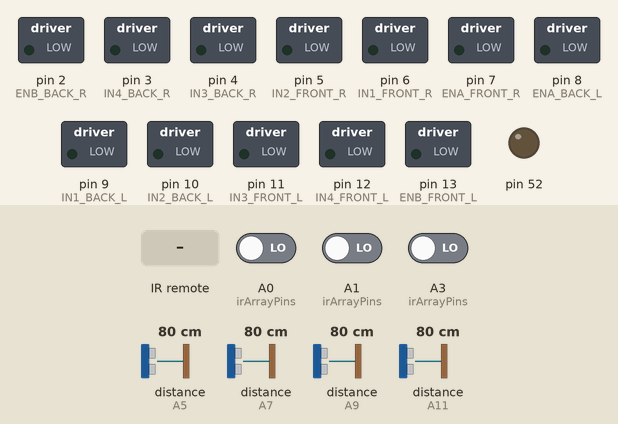
This sketch was run on a simulated Arduino Mega 2560, built with avr-gcc and run on an emulated ATmega2560. On the bench: switched loads named in the sketch (green lamp = pin HIGH), output pins drawn as LEDs (lit = HIGH). Dashed ring = blinking. Inputs (shaded band) come from the test bench; at power-on: distance to the obstacle (sensors on A5, A7, A9, A11) 80 cm, A0 (irArrayPins) LOW, A3 (irArrayPins) LOW, A1 (irArrayPins) LOW. The echo pulse lasts 58.3 µs per cm; pins used as bus, display or sensor lines are not drawn.

Above: at 0.8 s.
0.9 s: infrared code 0xBC43FF00 received
At 1.29 s:
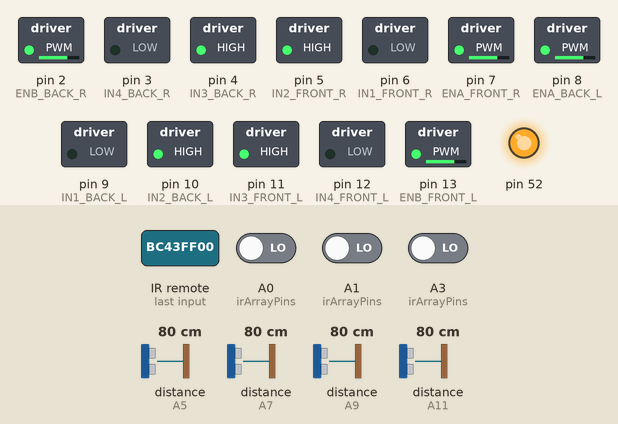
3.9 s: distance to the obstacle (sensor on A5) set to 44 cm
6.9 s: distance to the obstacle (sensor on A5) set to 38 cm
At 8.59 s:
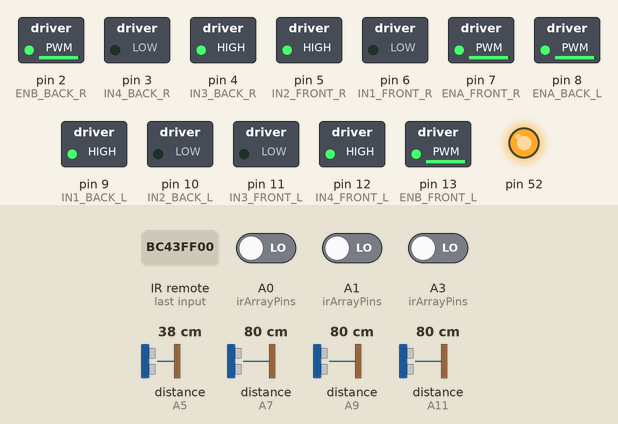
9.9 s: A0 (irArrayPins) driven HIGH
At 12.8 s:
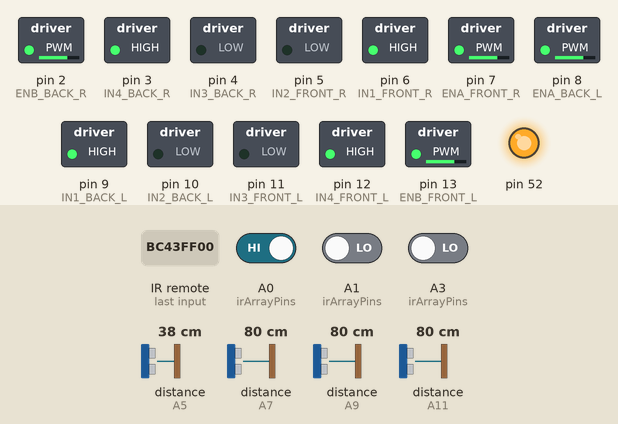
12.9 s: A3 (irArrayPins) driven HIGH
At 14.0 s:
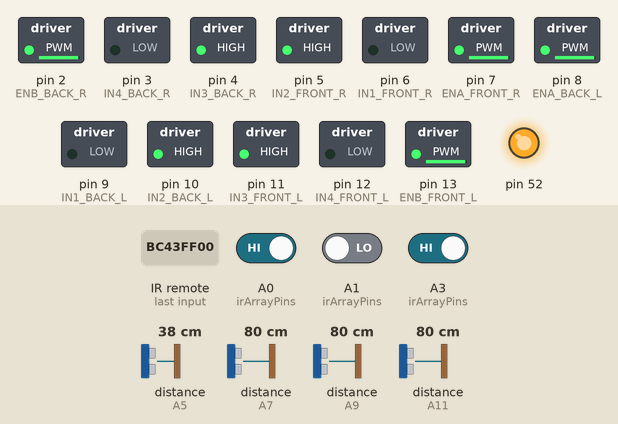
15.9 s: infrared code 0xF807FF00 received
At 17.5 s:
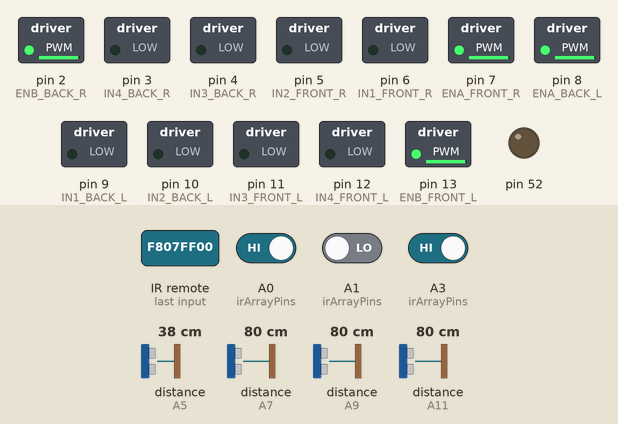
Timing chart, 0 to 18.6 s (numbered marks = the images above; inputs shaded):
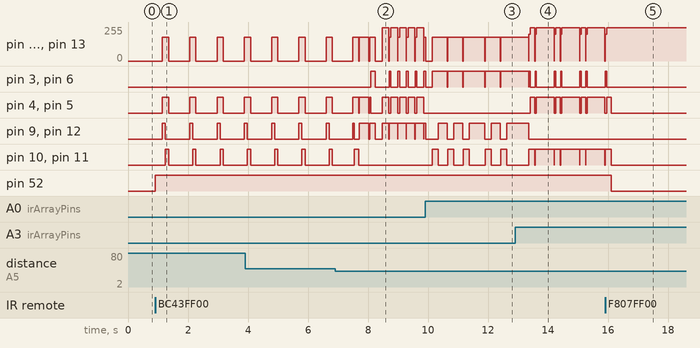

Measured:
- the behaviour switches between 41 and 40 cm on distance to the obstacle (sensor on A5) (found by bisection; images 1 and 2)
- after the input at 0.9 s, pin 2 (ENB_BACK_R): alternates 180/255 for 0.21 s and 0/255 for 0.70 s, starting after 0.24 s; pin 4 (IN3_BACK_R): alternates HIGH for 0.21 s and LOW for 0.70 s, starting after 0.24 s
- after the input at 6.9 s, pin 3 (IN4_BACK_R), pin 6 (IN1_FRONT_R): goes HIGH 0.14 s, LOW 0.47 s, 4 × (HIGH 0.06 s, LOW 0.23 s), then HIGH, starting after 1.2 s
- after the input at 9.9 s, pin 4 (IN3_BACK_R), pin 5 (IN2_FRONT_R): stops changing and stays LOW; pin 10 (IN2_BACK_L), pin 11 (IN3_FRONT_L): LOW → HIGH after 0.25 s, → LOW 0.20 s later, → HIGH 0.31 s later, → LOW 0.20 s later, … (10 changes in this stretch)
- after the input at 12.9 s, pin 4 (IN3_BACK_R), pin 5 (IN2_FRONT_R): LOW → HIGH after 0.51 s, then repeats every 0.85 s: LOW 0.06 s, HIGH 0.59 s, LOW 0.06 s, HIGH 0.15 s; pin 9 (IN1_BACK_L), pin 12 (IN4_FRONT_L): goes on until 13.4 s, then stays LOW
- after the input at 15.9 s, pin 3 (IN4_BACK_R), pin 6 (IN1_FRONT_R): goes on until 16.0 s, then stays LOW; pin 4 (IN3_BACK_R), pin 5 (IN2_FRONT_R), pin 10 (IN2_BACK_L), pin 11 (IN3_FRONT_L): goes on until 16.1 s, then stays LOW; pin 7 (ENA_FRONT_R): goes on until 16.0 s, then stays 250/255; pin 52: HIGH → LOW after 0.20 s

The sketch:

SumoBot.ino
```cpp
/**
  National Robotics Comptetion 2023
  NAME: Sumo Bot
  FUNCTION: Sumo Bot go brrrr. (RUSHED)

  @software: Gappi, Jeric Marcel L.
  @hardware: Nino, Dominik O.
  @version: 2 2/12/2023

  This version was rushed and should be refactor based on arena.
*/

#include <IRremote.h>
// LEFT SIDE MOTORS
#define ENA_BACK_L 8 // Enable Pin for Speed -> BACK LEFT MOTOR
#define IN1_BACK_L 9 // BW Motor Movement
#define IN2_BACK_L 10 // FW Motor Movement

#define ENB_FRONT_L 13 // Enable Pin for Speed -> FRONT LEFT MOTOR
#define IN4_FRONT_L 12 // FW Motor Movement
#define IN3_FRONT_L 11 // BW Motor Movement

// RIGHT SIDE MOTORS
#define ENA_FRONT_R 7// Enable Pin for Speed -> FRONT RIGHT MOTOR
#define IN1_FRONT_R 6 // BW Motor Movement
#define IN2_FRONT_R 5 // FW Motor Movement

#define ENB_BACK_R 2 // Enable Pin for Speed -> BACK RIGHT MOTOR
#define IN4_BACK_R 3 // FW Motor Movement
#define IN3_BACK_R 4 // BW Motor Movement

#define IR_FRONT_L A0
#define IR_FRONT_R A1
//#define IR_BACK_L A2
#define IR_BACK A3
#define TRIG_FRONT A4
#define ECHO_FRONT A5
#define TRIG_BACK A6
#define ECHO_BACK A7
#define TRIG_LEFT A8
#define ECHO_LEFT A9
#define TRIG_RIGHT A10
#define ECHO_RIGHT A11
#define IR_RECEIVER 14

#define MAX_DISTANCE 15

int irArray[3] = {0, 0, 0};
int irArrayPins[3] = {IR_FRONT_L, IR_FRONT_R, IR_BACK};
int ultrasonicData[4] = {0, 0, 0, 0};
int ultrasonicPins[4][2] = {{ECHO_FRONT, TRIG_FRONT}, {ECHO_LEFT, TRIG_LEFT}, {ECHO_RIGHT, TRIG_RIGHT}, {ECHO_BACK, TRIG_BACK}};
long inches;

IRrecv IR(A12);

bool is_on = false;

void setup() {
  IR.enableIRIn();
  Serial.begin(9600);
  // Pin declaration of L298N Motor Driver
  for(uint8_t i = 2; i <= 13; i++) {
    pinMode(i, OUTPUT);
  }
  // ECHO PINS
  for(uint8_t i = 0; i < 4; i++) {
    pinMode(ultrasonicPins[i][0], INPUT);
  }
  // TRIG PINS
  for(uint8_t i = 0; i < 4; i++) {
    pinMode(ultrasonicPins[i][1], OUTPUT);
  }
  // Pin Declaration of IRs
  int a = A3;
  for(uint8_t i = 0; i < 3; i++) {
    pinMode(irArrayPins[i], INPUT);
  }
  pinMode(52, OUTPUT);
  pinMode(IR_RECEIVER, INPUT);
  // Sets the IN pin of L298N to LOW.
  digitalWrite(IN1_BACK_L, LOW);
  digitalWrite(IN2_BACK_L, LOW);
  digitalWrite(IN3_FRONT_L, LOW);
  digitalWrite(IN4_FRONT_L, LOW);

  digitalWrite(IN1_FRONT_R, LOW);
  digitalWrite(IN2_FRONT_R, LOW);
  digitalWrite(IN3_BACK_R, LOW);
  digitalWrite(IN4_BACK_R, LOW);

  while(!is_on)
    checkRemote();
}

void loop() {
  checkRemote();
  updateDistance();
  checkIR();
  checkRemote();
  if(ultrasonicData[0] >= 0 && ultrasonicData[0] <= MAX_DISTANCE && irArray[0] == 0 && irArray[1] == 0 && irArray[0] == 0 && irArray[1] == 0) {
    attack();
    checkIR();
    checkRemote();
  }
  else {
    checkIR();
    if(irArray[0] == 0 && irArray[1] == 0 && irArray[2] == 0) {
      search_left();
    }

    updateDistance();
    decision();
  }
}

// Checks the IR Remote for input.
void checkRemote() {
  if(IR.decode()) {
    if(IR.decodedIRData.decodedRawData == 0xBC43FF00 || IR.decodedIRData.decodedRawData == 0xBF40FF00 || IR.decodedIRData.decodedRawData == 0xBB44FF00) {
      digitalWrite(52, HIGH);
      is_on = true;
    }
    else if(IR.decodedIRData.decodedRawData == 0xF807FF00 || IR.decodedIRData.decodedRawData == 0xEA15FF00 || IR.decodedIRData.decodedRawData == 0xF609FF00) {
      is_on = false;
      digitalWrite(52, LOW);
      asm volatile ("jmp 0");
    }
    IR.resume();
  }
}

// Creates decision based on distance and IR. This should be paired with checkIR() function.
void decision() {
  checkRemote();
  if(ultrasonicData[1] >= 0 && ultrasonicData[1] <= MAX_DISTANCE && irArray[0] == 0 && irArray[1] == 0 && irArray[2] == 0) { // left
      left(180, 180, 180, 180);
      delay(150);
    }
    else if(ultrasonicData[2] >= 0 && ultrasonicData[2] <= MAX_DISTANCE && irArray[1] == 0 && irArray[2] == 0) { // right
      right(180, 180, 180, 180);
      delay(150);
    }
    else if(ultrasonicData[2] >= 0 && ultrasonicData[2] <= MAX_DISTANCE && irArray[0] == 0 && irArray[1] == 0 && irArray[2] == 0) { // back
      right(180, 180, 180, 180);
      delay(300);
  }
}

// A predetermined move attack.
void attack() {
  perpendicular();
  forward(180, 180, 180, 180);
  delay(320);
  stop();
  delay(20);
  perpendicular_r();
  updateDistance();
  while(ultrasonicData[0] >= 0 && ultrasonicData[0] <= MAX_DISTANCE) {
    checkRemote();
    for(int i = 0; i < 3; i++) {
      irArray[i] = digitalRead(irArrayPins[i]);
    }

    if(ultrasonicData[0] >= 0 && ultrasonicData[0] <= MAX_DISTANCE && irArray[0] == 0 && irArray[1] == 0) {
      forward(250, 250, 250, 250);
    }
    else {
      updateDistance();
      decision();
      checkIR();
      break;
    }
    updateDistance();
    decision();
    checkIR();
    right(180, 180, 180, 180);
    delay(60);
    stop();
  }
  checkIR();
  stop();
  delay(10);
}

// Search for opponent. Rotates left.
void search_left() {
  forward(180, 180, 180, 180);
  delay(100);
  left(180, 180, 180, 180);
  delay(110);
  stop();
  updateDistance();
  delay(20);
}

// Search for opponent. Rotates right.
void search_right() {
  forward(180, 180, 180, 180);
  delay(100);
  right(180, 180, 180, 180);
  delay(150);
  stop();
  updateDistance();
  delay(20);
}

// Tokyo drift left
void perpendicular() {
  forward(180, 180, 180, 180);
  delay(47);
  left(180, 180, 180, 180);
  delay(147);
  stop();
  delay(20);
}

// Tokyo drift right
void perpendicular_r() {
  forward(180, 180, 180, 180);
  delay(45);
  right(180, 180, 180, 180);
  delay(142);
  stop();
  delay(20);
}

void reverseRotate_r(int d) {
  reverse(200, 200, 200, 200);
  delay(45);
  right_r(250, 250, 250, 250);
  delay(d);
}

// Updates the IR Sensors.
void checkIR() {
  stop();
  delay(10);
  for(int i = 0; i < 3; i++) {
    irArray[i] = digitalRead(irArrayPins[i]);
  }

  if((irArray[0] == 1 || irArray[1] == 1) && irArray[2] == 0) {
    stop();
    reverse(180, 180, 180, 180);
    delay(200);
    right(180, 180, 180, 180);
    delay(300);
  }/**
  else if(irArray[0] == 1 && irArray[1] == 0 && irArray[2] == 0) {
    reverse(180, 180, 180, 180);
    delay(150);
  }
  else if(irArray[0] == 0 && irArray[1] == 1 && irArray[2] == 0) {
    reverse(180, 180, 180, 180);
    delay(150);
  }*/
  else if(irArray[0] == 0 && irArray[1] == 0 && irArray[2] == 1) {
    forward(200, 200, 200, 200); // change to reverse rotate.
    delay(150);
  }
  else if((irArray[0] == 1 || irArray[1] == 1) && irArray[2] == 1) {
    reverseRotate_r(150);
  }
  else if(irArray[0] == 1 && irArray[1] == 1 && irArray[2] == 1) {
    stop();
    delay(180);
  }
}

// Updates the distance calculated by the Ultrasonic sensor.
void updateDistance() {
  long duration;
  for(uint8_t i = 0; i < 4; i++) {
    duration = pingPulse(ultrasonicPins[i][0], ultrasonicPins[i][1]);
    inches = microsecondsToInches(duration);
    ultrasonicData[i] = inches;
    delay(50);
  }
}

/**
  Moves the robot forward with the desired speed.

  @param fl_spd speed of the front left motor
  @param fr_spd speed of the front right motor
  @param bl_spd speed of the back left motor
  @param br_spd speed of the back right motor
*/
void forward(int fl_spd, int fr_spd, int bl_spd, int br_spd) {
  //Serial.println("FORWARD");
  analogWrite(ENB_FRONT_L, fl_spd);
  analogWrite(ENA_FRONT_R, fr_spd);
  analogWrite(ENA_BACK_L, bl_spd);
  analogWrite(ENB_BACK_R, br_spd);

  digitalWrite(IN1_BACK_L, HIGH);
  digitalWrite(IN2_BACK_L, LOW);

  digitalWrite(IN3_FRONT_L, LOW);
  digitalWrite(IN4_FRONT_L, HIGH);

  digitalWrite(IN1_FRONT_R, LOW);
  digitalWrite(IN2_FRONT_R, HIGH);

  digitalWrite(IN3_BACK_R, HIGH);
  digitalWrite(IN4_BACK_R, LOW);
}

/**
  Moves the robot in reverse with the desired speed.

  @param fl_spd speed of the front left motor
  @param fr_spd speed of the front right motor
  @param bl_spd speed of the back left motor
  @param br_spd speed of the back right motor
*/
void reverse(int fl_spd, int fr_spd, int bl_spd, int br_spd) {
  analogWrite(ENB_FRONT_L, fl_spd);
  analogWrite(ENA_FRONT_R, fr_spd);
  analogWrite(ENA_BACK_L, bl_spd);
  analogWrite(ENB_BACK_R, br_spd);

  digitalWrite(IN1_BACK_L, LOW);
  digitalWrite(IN2_BACK_L, HIGH);

  digitalWrite(IN3_FRONT_L, HIGH);
  digitalWrite(IN4_FRONT_L, LOW);

  digitalWrite(IN1_FRONT_R, HIGH);
  digitalWrite(IN2_FRONT_R, LOW);

  digitalWrite(IN3_BACK_R, LOW);
  digitalWrite(IN4_BACK_R, HIGH);
}

// Stops the motor.
void stop(){
  analogWrite(ENB_FRONT_L, 0);
  analogWrite(ENA_FRONT_R, 0);
  analogWrite(ENA_BACK_L, 0);
  analogWrite(ENB_BACK_R, 0);

  digitalWrite(IN1_BACK_L, LOW);
  digitalWrite(IN2_BACK_L, LOW);
  digitalWrite(IN3_FRONT_L, LOW);
  digitalWrite(IN4_FRONT_L, LOW);

  digitalWrite(IN1_FRONT_R, LOW);
  digitalWrite(IN2_FRONT_R, LOW);
  digitalWrite(IN3_BACK_R, LOW);
  digitalWrite(IN4_BACK_R, LOW);
}

/**
  Moves the robot to the left with the desired speed.

  @param fl_spd speed of the front left motor
  @param fr_spd speed of the front right motor
  @param bl_spd speed of the back left motor
  @param br_spd speed of the back right motor
*/
void left(int fl_spd, int fr_spd, int bl_spd, int br_spd) {
  analogWrite(ENB_FRONT_L, fl_spd);
  analogWrite(ENA_FRONT_R, fr_spd);
  analogWrite(ENA_BACK_L, bl_spd);
  analogWrite(ENB_BACK_R, br_spd);

  digitalWrite(IN1_BACK_L, LOW);
  digitalWrite(IN2_BACK_L, HIGH);

  digitalWrite(IN3_FRONT_L, HIGH);
  digitalWrite(IN4_FRONT_L, LOW);

  digitalWrite(IN1_FRONT_R, LOW);
  digitalWrite(IN2_FRONT_R, HIGH);

  digitalWrite(IN3_BACK_R, HIGH);
  digitalWrite(IN4_BACK_R, LOW);
}

/**
  Moves the robot to the right with the desired speed.

  @param fl_spd speed of the front left motor
  @param fr_spd speed of the front right motor
  @param bl_spd speed of the back left motor
  @param br_spd speed of the back right motor
*/
void right(int fl_spd, int fr_spd, int bl_spd, int br_spd) {
  analogWrite(ENB_FRONT_L, fl_spd);
  analogWrite(ENA_FRONT_R, fr_spd);
  analogWrite(ENA_BACK_L, bl_spd);
  analogWrite(ENB_BACK_R, br_spd);

  digitalWrite(IN1_BACK_L, HIGH);
  digitalWrite(IN2_BACK_L, LOW);

  digitalWrite(IN3_FRONT_L, LOW);
  digitalWrite(IN4_FRONT_L, HIGH);

  digitalWrite(IN1_FRONT_R, HIGH);
  digitalWrite(IN2_FRONT_R, LOW);

  digitalWrite(IN3_BACK_R, LOW);
  digitalWrite(IN4_BACK_R, HIGH);
}

/**
  Moves the robot to the right (Reverse) with the desired speed.

  @param fl_spd speed of the front left motor
  @param fr_spd speed of the front right motor
  @param bl_spd speed of the back left motor
  @param br_spd speed of the back right motor
*/
void right_r(int fl_spd, int fr_spd, int bl_spd, int br_spd) {
  analogWrite(ENB_FRONT_L, fl_spd);
  analogWrite(ENA_FRONT_R, fr_spd);
  analogWrite(ENA_BACK_L, bl_spd);
  analogWrite(ENB_BACK_R, br_spd);

  digitalWrite(IN1_BACK_L, LOW);
  digitalWrite(IN2_BACK_L, HIGH);

  digitalWrite(IN3_FRONT_L, HIGH);
  digitalWrite(IN4_FRONT_L, LOW);

  digitalWrite(IN1_FRONT_R, LOW);
  digitalWrite(IN2_FRONT_R, HIGH);

  digitalWrite(IN3_BACK_R, HIGH);
  digitalWrite(IN4_BACK_R, LOW);
}

/**
  Get the duration (in microseconds) of the pulses triggered by Trig Pin and produced by Echo Pin.

  @param ECHO_PIN the echo pin of the current Ultrasonic Sensor
  @param TRIG_PIN the trig pin of the current Ultrasonic Sensor
  @return the length of the pulse in microseconds (bcs it is proportional to the time it was detected)
*/
long pingPulse(int ECHO_PIN, int TRIG_PIN) {
  digitalWrite(TRIG_PIN, LOW);
  delayMicroseconds(2);
  digitalWrite(TRIG_PIN, HIGH);
  delayMicroseconds(10); // as per datasheet recommendations
  digitalWrite(TRIG_PIN, LOW);

  return pulseIn(ECHO_PIN, HIGH);
}

/**
  Converts Microseconds to Inches

  @param microseconds the microseconds to be converted
  @return inches (int)
*/
long microsecondsToInches(long microseconds) {
  return microseconds / 74 / 2;
}
```
